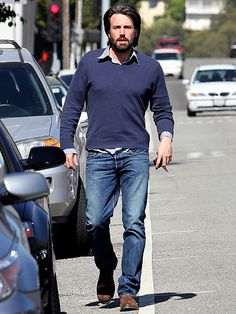
#> input picture OPENCV/Faces/train/Ben Afflek/3.jpg, 236 x 314 px, found by its file name; its folder holds only this picture in this run
$ python 16-faces_train.py
#> lines starting #> are read from the running program, lines starting #| are printed output that depends on the picture
import os
import cv2 as cv
import numpy as np


people = ["Ben Afflek", "Elton John", "Jerry Seinfield", "Madonna", "Mindy Kaling"]
DIR = r"C:\Users\Kerem\OneDrive - msgsu.edu.tr\INFORMATIC\[CODING]\PYTHON\VSC\OpenCV\Faces\train"

haar_cascade = cv.CascadeClassifier("haar_face.xml")

features = []
labels = []

def create_train():
    for person in people:
        path = os.path.join(DIR, person)
        label = people.index(person)

        for img in os.listdir(path):
            img_path = os.path.join(path, img)

            img_array = cv.imread(img_path)
#> img_array is the input picture: shape (314, 236, 3); mean B, G, R 127.4, 119.8, 117.6
            gray = cv.cvtColor(img_array, cv.COLOR_BGR2GRAY)
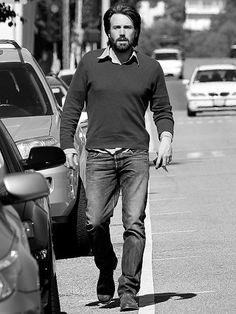
#> gray: shape (314, 236); min 0, max 255, mean 120

            faces_rect = haar_cascade.detectMultiScale(gray, scaleFactor=1.1, minNeighbors=4)
#> faces_rect = [[105, 14, 34, 34]]

            for (x,y,w,h) in faces_rect:
                faces_roi = gray[y:y+h, x:x+w]
                features.append(faces_roi)
                labels.append(label)
#> this loop made 1 pass
#> pass 1, in create_train, `faces_roi = gray[y:y+h, x:x+w]`:
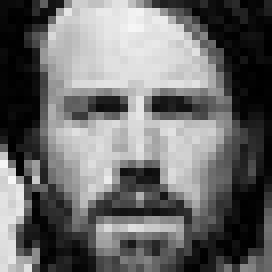
#> faces_roi: shape (34, 34) (shown 8 times larger); min 0, max 247, mean 107.8
#> after the loop, features = 1 item; labels = [0]


#> (the run stopped early here; a loop or call above may not have finished)
